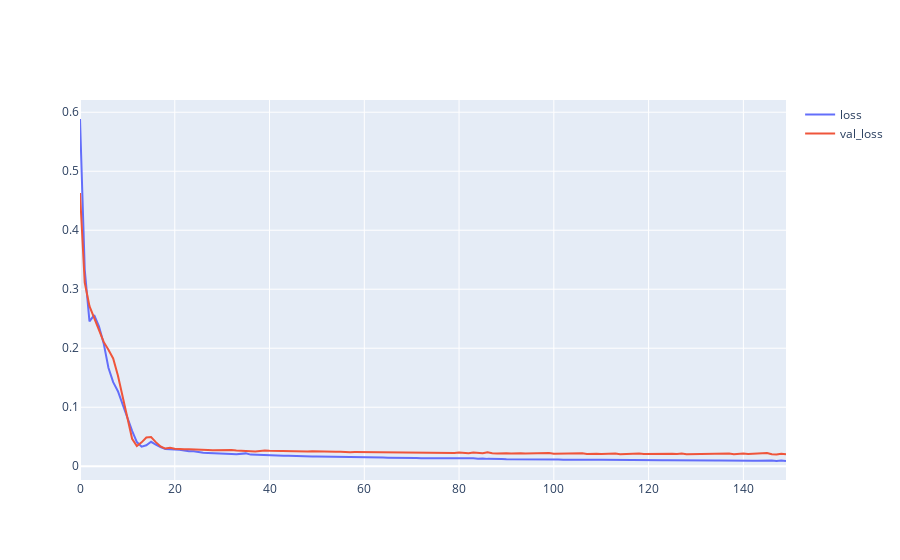

Source (notebook cell):
### Code cell
def draw_loss(history):
    fig = go.Figure()
    fig.add_trace(go.Scatter(x=history.epoch, y=history.history['loss'], name="loss"))
    fig.add_trace(go.Scatter(x=history.epoch, y=history.history['val_loss'], name="val_loss"))
    fig.show()


draw_loss(history)

### Figure 1 — Plotly figure (JSON) as saved in the notebook; plotly's stock layout.template omitted (floating-point values rounded to 4 significant figures; data arrays with more than 128 entries replaced by an {"elided": "..."} marker saying what was removed)
{"data": [{"name": "loss", "x": {"elided": "150 int values"}, "y": {"elided": "150 float values"}, "type": "scatter"}, {"name": "val_loss", "x": {"elided": "150 int values"}, "y": {"elided": "150 float values"}, "type": "scatter"}], "layout": {}}
